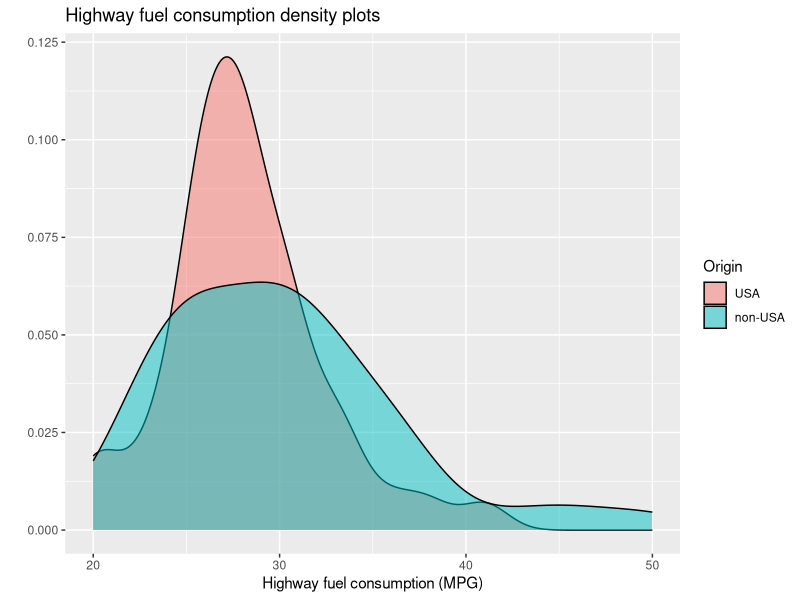
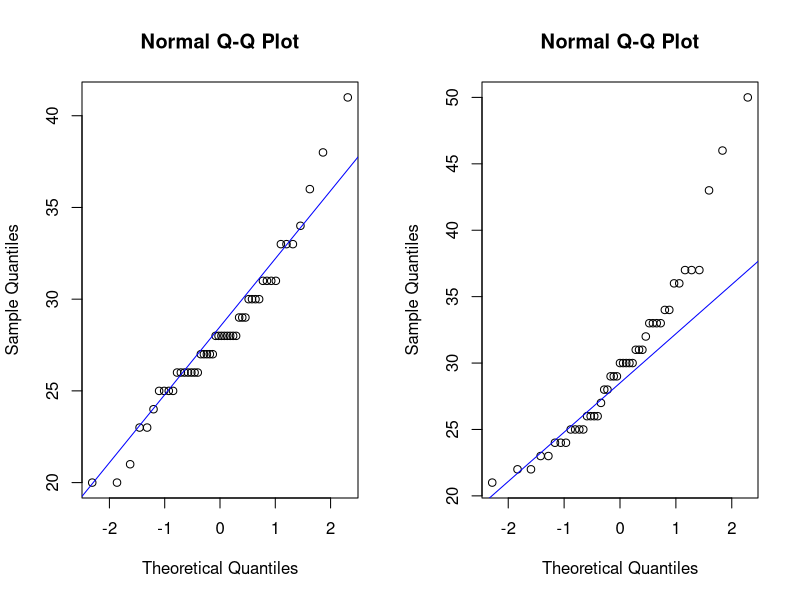

These figures' R source, in order: (Note: this script raises an error after producing the figures.)
## ---- chunk 1
library(MASS)
library(plyr)
library(reshape)  # You may need to install this one first!
library(ggplot2)
## ---- chunk 2
# # Formula version
mpg.t.test <- t.test(MPG.highway ~ Origin, data = Cars93)
mpg.t.test

# x, y version # Complete the y
with(Cars93, t.test(x = MPG.highway[Origin == "USA"], y =  ))
## ---- chunk 3
mpg.t.test$conf.int

## ---- chunk 4
# Edit me
mpg.wilcox.test <- wilcox.test(MPG.highway ~ Origin, data = Cars93)
mpg.wilcox.test
## ---- chunk 5
# Edit me
qplot(data = Cars93, x = MPG.highway, 
      fill = Origin, geom = "density", alpha = I(0.5),
      xlab = "Highway fuel consumption (MPG)",
      main = "Highway fuel consumption density plots")
## ---- chunk 6
# Edit me
par(mfrow = c(1,2))
# USA cars
with(Cars93, qqnorm(MPG.highway[Origin == "USA"]))
with(Cars93, qqline(MPG.highway, col = "blue"))
# Foreign cars
with(Cars93, qqnorm(MPG.highway[Origin == "non-USA"]))
with(Cars93, qqline(MPG.highway, col = "blue"))

## ---- chunk 7
smoking <- as.table(rbind(c(688, 650), c(21, 59)))
dimnames(smoking) <- list(has.smoked = c("yes", "no"),
                    lung.cancer = c("yes","no"))
smoking
## ---- chunk 8
# Edit me
smoking.fisher.test <- fisher.test(smoking)
smoking.fisher.test
## ---- chunk 9
smoking.fisher.test$estimate
## ---- chunk 10
smoking.fisher.test$p.value
## ---- chunk 11
# 'melt' table into a data frame
smoking.melt <- melt(smoking, id=c("lung.cancer", "has.smoked"))

# Add a row sums column giving denominators (# smoked, # not smoked) for proportions
smoking.melt <- transform(smoking.melt, totals = rowSums(smoking)[rev(has.smoked)])

# define list of prop, and lower and upper endpoints
conf.ints <- list(prop = NULL, lower = NULL, upper = NULL)
for(i in 1:nrow(smoking.melt)) {
  numerator <- smoking.melt$value[i]
  denominator <- smoking.melt$totals[i]
  prop.test.out <- prop.test(numerator, denominator)
  
  # Add estimate of proportion to list
  conf.ints[["prop"]][i] <- prop.test.out$estimate
  # Grab confidence interval
  interval <- prop.test.out$conf.int
  # Add estimate and endpoints to conf.ints list
  conf.ints[["lower"]][i] <- interval[1]
  conf.ints[["upper"]][i] <- interval[2]
}

# Append confidence interval information to melted data frame
smoking.toplot <- cbind(smoking.melt, conf.ints)

# Use ggplot to construct plot
ggplot(smoking.toplot[smoking.toplot$lung.cancer == "yes",], aes(x=has.smoked, y=prop, fill=has.smoked)) + 
  geom_bar(position="dodge", stat="identity") +
  geom_errorbar(aes(ymin=lower, ymax=upper), 
                width=.2,                    # Width of the error bars
                position=position_dodge(0.9)) +
  ylab("proportion of participants with lung cancer")
## ---- chunk 12
# Rename the columns to have more descriptive names
colnames(birthwt) <- c("birthwt.below.2500", "mother.age", "mother.weight", 
    "race", "mother.smokes", "previous.prem.labor", "hypertension", "uterine.irr", 
    "physician.visits", "birthwt.grams")

# Transform variables to factors with descriptive levels
birthwt <- transform(birthwt, 
            race = as.factor(mapvalues(race, c(1, 2, 3), 
                              c("white","black", "other"))),
            mother.smokes = as.factor(mapvalues(mother.smokes, 
                              c(0,1), c("no", "yes"))),
            hypertension = as.factor(mapvalues(hypertension, 
                              c(0,1), c("no", "yes"))),
            uterine.irr = as.factor(mapvalues(uterine.irr, 
                              c(0,1), c("no", "yes")))
            )
## ---- chunk 13
phys.visit.binned <- birthwt$physician.visits
phys.visit.binned[phys.visit.binned >= 3] <- "3.or.more"
birthwt <- transform(birthwt, phys.visit.binned = as.factor(phys.visit.binned))

birthwt$phys.visit.binned
## ---- chunk 14

summary(aov(birthwt.grams ~ phys.visit.binned, data = birthwt))
